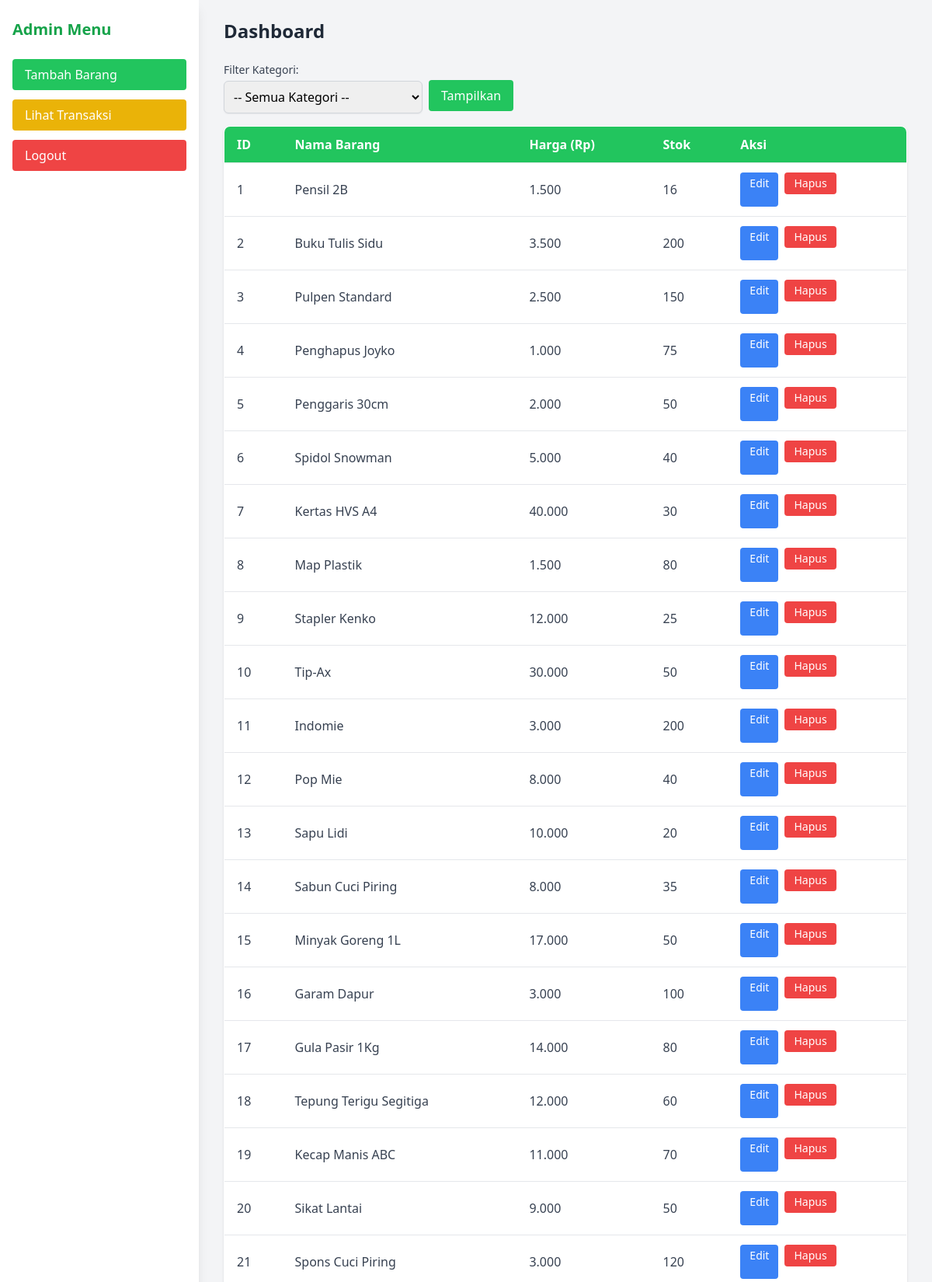
/public/dashboardAdmin (signed in, upper part), run on the app's committed database.
### tables this page shows
CREATE TABLE `barang` (
  `id` int NOT NULL,
  `nama` varchar(100) DEFAULT NULL,
  `harga` decimal(10,0) DEFAULT NULL,
  `stok` int DEFAULT NULL,
  `kategori_id` int DEFAULT NULL,
  `gambar` varchar(255) DEFAULT NULL
);

### app/core/Controller.php (called while the page is built, shortened)
<?php
class Controller {
    public function model($model) {
        return new $model;
    }
    public function view($view, $data = []) {
        require_once '../app/views/' .$view . '.php';
    }
}

### app/core/App.php (called while the page is built, shortened)
<?php
class App {
    protected $method = 'index';
    public function __construct() {
        $url = $this->parseURL();
        if (isset($url[0]) && file_exists('../app/controllers/' . $url[0] . '.php')) {
            unset($url[0]);
        }
        $this->controller = new $this->controller;
        $this->params = $url ? array_values($url) : [];
        call_user_func_array([$this->controller, $this->method], $this->params);
    }
    public function parseURL() {
        if (isset($_GET['url'])) {
            return explode('/', filter_var(rtrim($_GET['url'], '/'), FILTER_SANITIZE_URL));
        }
        return [];
    }
}

### public/index.php (called while the page is built, shortened)
<?php
$app = new App();

### app/core/Database.php (called while the page is built, shortened)
<?php
class Database
{
    private $host = DB_HOST;
    private $dbname = DB_NAME;
    private $username = DB_USER;
    private $password = DB_PASS;
    private $dbh;
    private $stmt;
    public function __construct()
    {
        $dsn = 'mysql:host=' . $this->host . ';dbname=' . $this->dbname;
        $options = [
            PDO::ATTR_PERSISTENT => true,
            PDO::ATTR_ERRMODE    => PDO::ERRMODE_EXCEPTION
        ];
        try {
            $this->dbh = new PDO($dsn, $this->username, $this->password, $options);
        } catch (PDOException $e) {
            die('Database Error: ' . $e->getMessage());
        }
    }
    public function query($query)
    {
        $this->stmt = $this->dbh->prepare($query);
    }
    public function execute()
    {
        return $this->stmt->execute();
    }
    public function resultSet()
    {
        $this->execute();
        return $this->stmt->fetchAll(PDO::FETCH_ASSOC);
    }
}

### app/models/Model_barang.php (called while the page is built, shortened)
<?php
class Model_barang
{
    private $db;
    public function __construct()
    {
        $this->db = new Database;
    }
    public function getAllBarang()
    {
        $this->db->query("SELECT * FROM barang");
        return $this->db->resultSet();
    }
}

### app/views/dashboardAdmin/index.php (the view, shortened to what this page needs)
<head>
    <script src="https://cdn.tailwindcss.com"></script>
</head>
<body class="bg-gray-100">
    <div class="flex min-h-screen">
        <aside class="w-64 bg-white shadow-lg px-4 py-6">
            <h2 class="text-xl font-bold text-green-600 mb-6">Admin Menu</h2>
            <ul class="space-y-3">
                <li>
                    <a href="<?= BASEURL; ?>/dashboardAdmin/tambah" class="block bg-green-500 text-white px-4 py-2 rounded hover:bg-green-600">Tambah Barang</a>
                </li>
                <li>
                    <a href="<?= BASEURL; ?>/transaksi" class="block bg-yellow-500 text-white px-4 py-2 rounded hover:bg-yellow-600">Lihat Transaksi</a>
                </li>
                <li>
                    <a href="<?= BASEURL; ?>/logout" class="block bg-red-500 text-white px-4 py-2 rounded hover:bg-red-600">Logout</a>
                </li>
            </ul>
        </aside>
        <main class="flex-1 px-8 py-6">
            <h1 class="text-2xl font-bold mb-6 text-gray-800"><?= $data['title']; ?></h1>
            <form method="POST" class="mb-4">
                <label class="block text-sm font-medium text-gray-700">Filter Kategori:</label>
                <div class="flex gap-2 items-center">
                    <select name="kategori_id" class="mt-1 block w-64 p-2 border border-gray-300 rounded-md shadow-sm focus:ring-green-500 focus:border-green-500">
                        <option value="">-- Semua Kategori --</option>
                    </select>
                    <button type="submit" class="bg-green-500 text-white px-4 py-2 rounded">Tampilkan</button>
                </div>
            </form>
            <div class="overflow-x-auto bg-white rounded-lg shadow">
                <table class="min-w-full bg-white border border-gray-200 rounded-lg overflow-hidden">
                    <thead class="bg-green-500 text-white">
                        <tr>
                            <th class="px-4 py-3 text-left">ID</th>
                            <th class="px-4 py-3 text-left">Nama Barang</th>
                            <th class="px-4 py-3 text-left">Harga (Rp)</th>
                            <th class="px-4 py-3 text-left">Stok</th>
                            <th class="px-4 py-3 text-left">Aksi</th>
                        </tr>
                    </thead>
                    <tbody class="text-gray-700">
                        <?php $no = 1; ?>
                        <?php foreach ($data['barang'] as $barang): ?>
                            <tr class="hover:bg-gray-50 border-t">
                                <td class="px-4 py-3"><?= $no++; ?></td>
                                <td class="px-4 py-3"><?= $barang['nama']; ?></td>
                                <td class="px-4 py-3"><?= number_format($barang['harga'], 0, ',', '.'); ?></td>
                                <td class="px-4 py-3"><?= $barang['stok']; ?></td>
                                <td class="px-4 py-3 flex gap-2">
                                    <a href="<?= BASEURL ?>/dashboardAdmin/edit/<?= $barang['id']; ?>" class="bg-blue-500 text-white px-3 py-1 rounded text-sm">Edit</a>
                                    <form action="<?= BASEURL ?>/dashboardAdmin/edit" method="POST" onsubmit="return confirm('Yakin ingin hapus barang ini?');">
                                        <button type="submit" name="hapus" class="bg-red-500 text-white px-3 py-1 rounded text-sm">Hapus</button>
                                    </form>
                                </td>
                            </tr>
                        <?php endforeach; ?>
                    </tbody>
                </table>
            </div>
        </main>
    </div>
</body>

### data on the page
barang: nama "Pensil 2B", harga "1.500", stok "16"
barang: nama "Buku Tulis Sidu", harga "3.500", stok "200"
barang: nama "Pulpen Standard", harga "2.500", stok "150"
barang: nama "Penghapus Joyko", harga "1.000", stok "75"
barang: nama "Penggaris 30cm", harga "2.000", stok "50"
barang: nama "Spidol Snowman", harga "5.000", stok "40"
barang: nama "Kertas HVS A4", harga "40.000", stok "30"
barang: nama "Map Plastik", harga "1.500", stok "80"
barang: nama "Stapler Kenko", harga "12.000", stok "25"
barang: nama "Tip-Ax", harga "30.000", stok "50"
barang: nama "Indomie", harga "3.000", stok "200"
barang: nama "Pop Mie", harga "8.000", stok "40"
barang: nama "Sapu Lidi", harga "10.000", stok "20"
barang: nama "Sabun Cuci Piring", harga "8.000", stok "35"
barang: nama "Minyak Goreng 1L", harga "17.000", stok "50"
barang: nama "Garam Dapur", harga "3.000", stok "100"
barang: nama "Gula Pasir 1Kg", harga "14.000", stok "80"
barang: nama "Tepung Terigu Segitiga", harga "12.000", stok "60"
barang: nama "Kecap Manis ABC", harga "11.000", stok "70"
barang: nama "Sikat Lantai", harga "9.000", stok "50"
barang: nama "Spons Cuci Piring", harga "3.000", stok "120"

### other printed values
$data['title'] "Dashboard"
